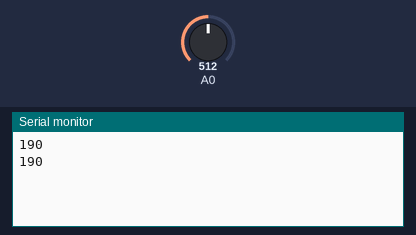
A sketch run on a simulated Arduino Uno, built with avr-gcc and run on an emulated ATmega328P. On the bench: the last lines printed to the serial monitor. The inputs (shaded band) are chosen by the test bench; at power-on: A0 = 512.

Above: at 1.8 s.
1.9 s: A0 set to 716
At 2.8 s:
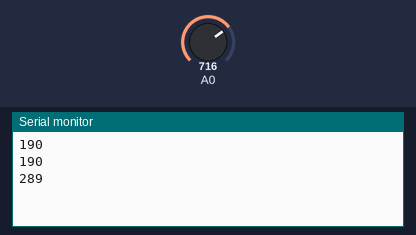
3.4 s: A0 set to 900
At 4.8 s:
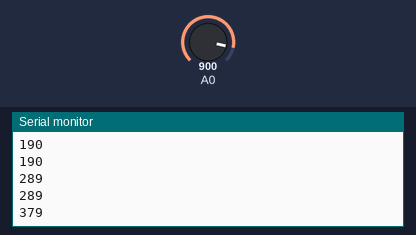
Timing chart, 0 to 6.4 s (numbered marks = the images above; inputs shaded):
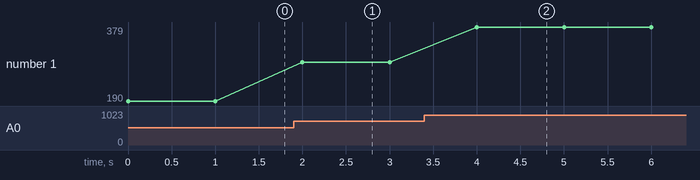

The sketch:

digiXbee.ino
```cpp
void setup() {
  // put your setup code here, to run once:
  Serial.begin(9600);
}

void loop() {
  // put your main code here, to run repeatedly:
  int ans, temp, tv;

  ans=analogRead(0);
  tv=map(ans,0,1023,0,5000);
  temp=map(tv,300,1600,-30,100);
  Serial.println(temp);
  delay(1000);
}
```

Measured:
- after the input at 1.9 s, the serial monitor: prints a new line after 0.10 s (image 1)
- after the input at 3.4 s, the serial monitor: prints a new line after 0.60 s (image 2)
- plotted number 1: 190 → 289 after the input at 1.9 s, 289 → 379 after the input at 3.4 s
